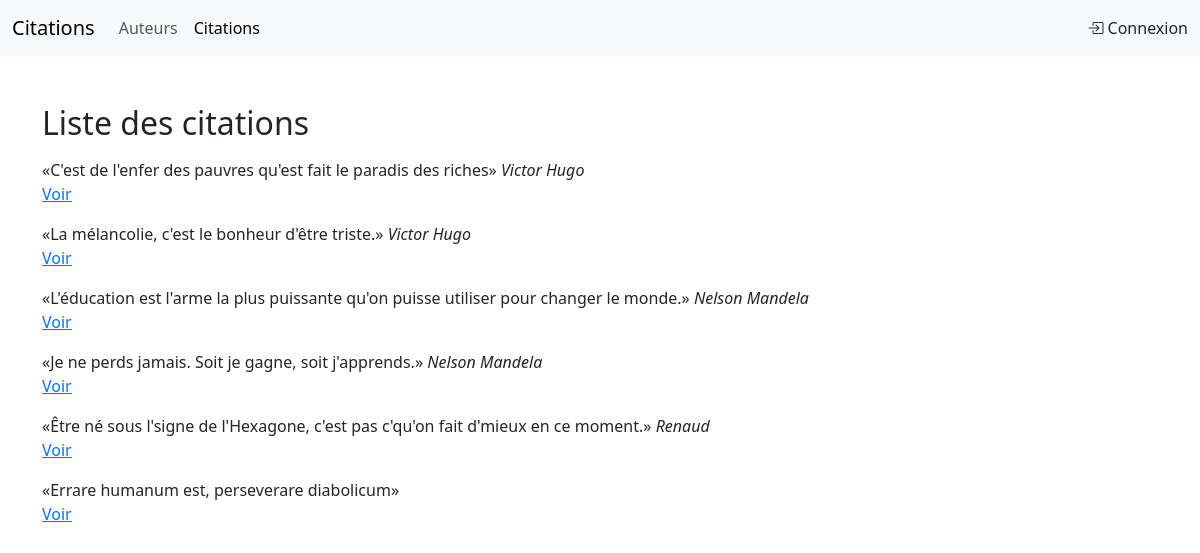
Page /index.php?controller=quotes on the earlier database version.
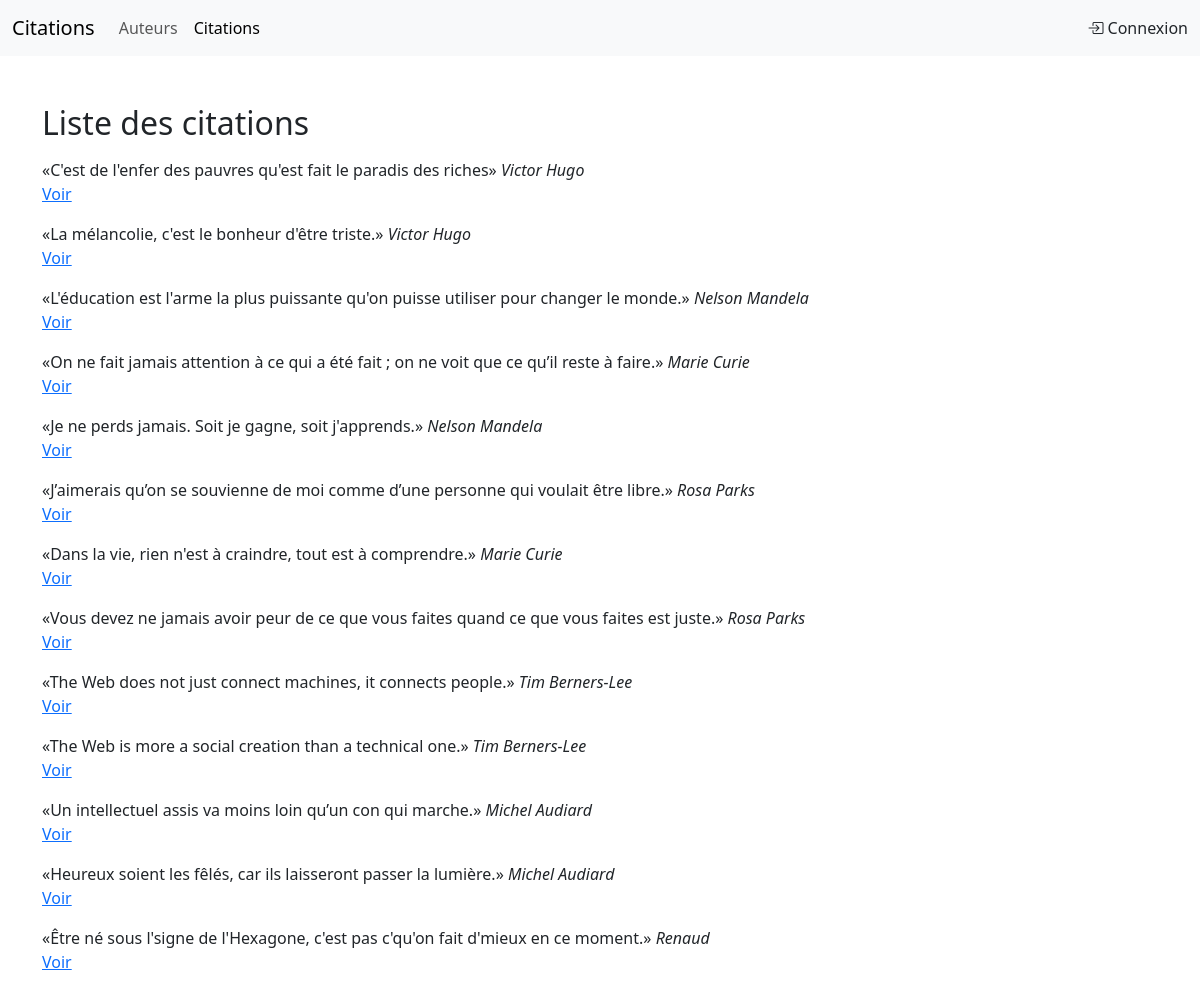
Same page on the later database version.
### tables this page shows
CREATE TABLE IF NOT EXISTS `quotes` (
  `id` int NOT NULL AUTO_INCREMENT,
  `quote` varchar(256) NOT NULL,
  `explanation` text,
  `authors_id` int DEFAULT NULL,
  PRIMARY KEY (`id`),
  KEY `auteurs_id` (`authors_id`)
);

CREATE TABLE IF NOT EXISTS `authors` (
  `id` int NOT NULL AUTO_INCREMENT,
  `author` varchar(128) NOT NULL,
  `birthday` date NOT NULL,
  `deathday` date DEFAULT NULL,
  `biography` text,
  `src` varchar(256) DEFAULT NULL,
  PRIMARY KEY (`id`)
);

### model/quotes.model.php (called while the page is built, shortened)
<?php
function getQuotes(PDO $pdo) : array
{
    $sql = "SELECT quotes.id as id_quotes, quotes.quote, quotes.explanation, authors.author FROM quotes LEFT JOIN authors ON quotes.authors_id = authors.id ";
    $q = $pdo->query($sql);
    $quotes = $q->fetchAll();
    return $quotes;
}

### controller/quotes/allQuotes.controller.php (called while the page is built)
<?php
$quotes = getQuotes($pdo);
require_once ROOT . '/view/template/quotes/all.view.php';

### controller/quotes/index.php (called while the page is built)
<?php
require_once ROOT . '/model/quotes.model.php';
if (isset($_GET['action'])) {
    switch ($_GET['action']) {
        case 'allQuotes':
        case 'oneQuote':
            $action = $_GET['action'];
            break;
        case 'createQuote':
        case 'updateQuote':
        case 'deleteQuote':
            if (!isset($_SESSION['profile'])) {
                $_SESSION['msg'] = [
                    'code' => 'warning',
                    'text' => 'Vous devez être connecté pour effectuer cette action.'
                ];
                header('Location: index.php?controller=authentification');
                exit;
            }
            $action = $_GET['action'];
            break;
        default:
            header('Location: index.php?controller=404');
            exit;
    }
} else {
    $action = 'allQuotes';
}
require_once ROOT . '/controller/quotes/' . $action . '.controller.php';

### view/template/quotes/all.view.php (the view, shortened to what this page needs)
<?php
$title = 'Liste des citations';
?>
<?php foreach($quotes as $quote): ?>
<div class="quote my-3">
    <q><?= $quote['quote'] ?></q>
    <cite><?= $quote['author'] ?></cite>
    <div class="actions">
        <a href="index.php?controller=quotes&action=oneQuote&id=<?= $quote['id_quotes'] ?>">Voir</a>
    </div>
</div>
<?php endforeach ?>
<?php
$content = ob_get_clean();
require ROOT . '/view/layout.view.php';

### index.php (shortened to what this page needs)
<?php
$controller = $_GET['controller'] ?? 'authors';
switch ($controller) {
    case 'quotes':
        require ROOT . '/controller/quotes/index.php';
        break;
}

### view/layout.view.php (shortened to what this page needs)
<!DOCTYPE html>
<html lang="fr">
<head>
    <link href="https://cdn.jsdelivr.net/npm/bootstrap@5.3.3/dist/css/bootstrap.min.css" rel="stylesheet"
>
    <link rel="stylesheet" href="https://cdn.jsdelivr.net/npm/bootstrap-icons@1.3.0/font/bootstrap-icons.css">
</head>
<body>
    <header id="header">
        <nav class="navbar navbar-expand-lg bg-body-tertiary">
            <div class="container-fluid">
                <a class="navbar-brand" href="index.php?controller=authors">Citations</a>
                <div class="collapse navbar-collapse" id="navbarSupportedContent">
                    <ul class="navbar-nav me-auto mb-2 mb-lg-0">
                        <li class="nav-item">
                            <a class="nav-link <?php if ($controller == 'authors') echo 'active' ?>" href="index.php?controller=authors">Auteurs</a>
                        </li>
                        <li class="nav-item">
                            <a class="nav-link <?php if ($controller == 'quotes') echo 'active' ?>" href="index.php?controller=quotes">Citations</a>
                        </li>
                    </ul>
                    <ul class="d-flex gap-3 list-unstyled my-auto">
                        <?php if (isset($_SESSION['profile'])): ?>
                            <li class="nav-item">
                                Bonjour <?= ucfirst(strtolower($_SESSION['profile']['firstname'])) ?>
                                <?= strtoupper($_SESSION['profile']['lastname']) ?>
                            </li>
                            <li class="nav-item">
                                <a class="nav-link" href="index.php?controller=profile&id=<?= $_SESSION['profile']['id'] ?>" title="Mon profil">
                                    <i class="bi bi-person-fill"></i>
                                </a>
                            </li>
                            <li class="nav-item">
                                <a class="nav-link" href="index.php?controller=authentification&action=deconnexion" title="Déconnexion">
                                    <i class="bi bi-power"></i>
                                </a>
                            </li>
                        <?php else: ?>
                            <li class="nav-item">
                                <a class="nav-link" href="index.php?controller=authentification" title="Se connecter">
                                    <i class="bi bi-box-arrow-in-right"></i> Connexion
                                </a>
                            </li>
                        <?php endif ?>
                    </ul>
                </div>
            </div>
        </nav>
    </header>
    <main id="main" class="container my-5">
        <h2 class="subtitle my-3"><?= $title ?></h2>
        <div class="content">
            <?= $content ?>
        </div>
    </main>
</body>
</html>

Differences in the rows shown:
removed quotes: quote "Errare humanum est, perseverare diabolicum"
added quotes: quote "On ne fait jamais attention à ce qui a été fait ; on ne voit que ce qu’il reste à faire.", authors.author "Marie Curie"
added quotes: quote "J’aimerais qu’on se souvienne de moi comme d’une personne qui voulait être libre.", authors.author "Rosa Parks"
added quotes: quote "Dans la vie, rien n'est à craindre, tout est à comprendre.", authors.author "Marie Curie"
added quotes: quote "Vous devez ne jamais avoir peur de ce que vous faites quand ce que vous faites est juste.", authors.author "Rosa Parks"
added quotes: quote "The Web does not just connect machines, it connects people.", authors.author "Tim Berners-Lee"
added quotes: quote "The Web is more a social creation than a technical one.", authors.author "Tim Berners-Lee"
added quotes: quote "Un intellectuel assis va moins loin qu’un con qui marche.", authors.author "Michel Audiard"
added quotes: quote "Heureux soient les fêlés, car ils laisseront passer la lumière.", authors.author "Michel Audiard"
